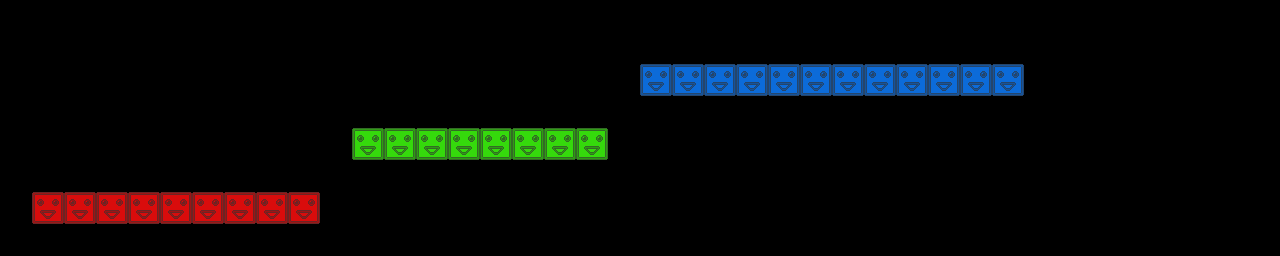

Tiled map render using the project's own tile images. Description and the map definition, with tile-layer contents summarised, below:
An orthogonal 40x8 tile map with 32x32 px tiles, 3 tile layers (red, green, blue) and 19 objects.

<map version="1.0" orientation="orthogonal" width="40" height="8" tilewidth="32" tileheight="32">
 <tileset firstgid="1" name="blocks" tilewidth="32" tileheight="32">
  <image source="blocks.png" width="96" height="32" />
 </tileset>
 <layer name="red" width="40" height="8">
  <data>[320 cells, 9 non-empty, 1 distinct tile ids]</data>
 </layer>
 <layer name="green" width="40" height="8">
  <data>[320 cells, 8 non-empty, 1 distinct tile ids]</data>
 </layer>
 <layer name="blue" width="40" height="8">
  <data>[320 cells, 12 non-empty, 1 distinct tile ids]</data>
 </layer>
 <objectgroup name="crystals" width="40" height="8">
  <object x="224" y="160">
   <ellipse />
  </object>
  <object x="128" y="128">
   <ellipse />
  </object>
  <object x="160" y="32">
   <ellipse />
  </object>
  <object x="224" y="128">
   <ellipse />
  </object>
  <object x="64" y="96">
   <ellipse />
  </object>
  <object x="64" y="160">
   <ellipse />
  </object>
  <object x="160" y="160">
   <ellipse />
  </object>
  <object x="192" y="128">
   <ellipse />
  </object>
  <object x="192" y="160">
   <ellipse />
  </object>
  <object x="320" y="160">
   <ellipse />
  </object>
  <object x="256" y="128">
   <ellipse />
  </object>
 </objectgroup>
 <objectgroup name="spikes" width="40" height="8">
  <object x="320" y="64">
   <ellipse />
  </object>
  <object x="320" y="128">
   <ellipse />
  </object>
  <object x="448" y="96">
   <ellipse />
  </object>
  <object x="576" y="96">
   <ellipse />
  </object>
  <object x="672" y="64">
   <ellipse />
  </object>
  <object x="800" y="64">
   <ellipse />
  </object>
  <object x="832" y="0">
   <ellipse />
  </object>
  <object x="832" y="32">
   <ellipse />
  </object>
 </objectgroup>
</map>
